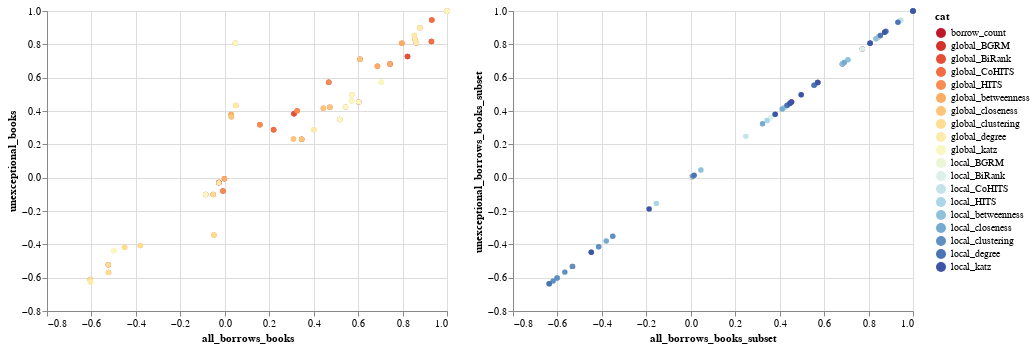

The cell this chart's notebook holds for it:
### Code cell
df_type = 'all_borrows_books'
df_type2 = 'unexceptional_books'
melted_all_borrows_books = get_melted_corr(
    global_books_borrows, df_type)
melted_unex_borrows_books = get_melted_corr(
    unexceptional_global_books_borrows, df_type2)

df_type_subset = 'all_borrows_books_subset'
df_type_subset2 = 'unexceptional_borrows_books_subset'
melted_all_borrows_books_subset = get_melted_corr(
    local_books_borrows.loc[local_books_borrows.component == 0], df_type_subset)
melted_unex_borrows_books_subset = get_melted_corr(
    unexceptional_local_books_borrows.loc[unexceptional_local_books_borrows.component == 0], df_type_subset2)

chart = compare_corr_chart(melted_all_borrows_books, melted_unex_borrows_books, df_type, df_type2)
chart1 = compare_corr_chart(melted_all_borrows_books_subset,
                           melted_unex_borrows_books_subset, df_type_subset, df_type_subset2)
# chart2 = compare_corr_chart(melted_all_borrows_books,
#                             melted_all_borrows_books_subset, df_type, df_type_subset)

# chart3 = compare_corr_chart(melted_unex_borrows_books,
#                             melted_unex_borrows_books_subset, df_type2, df_type_subset2)
alt.hconcat(*[chart, chart1])
